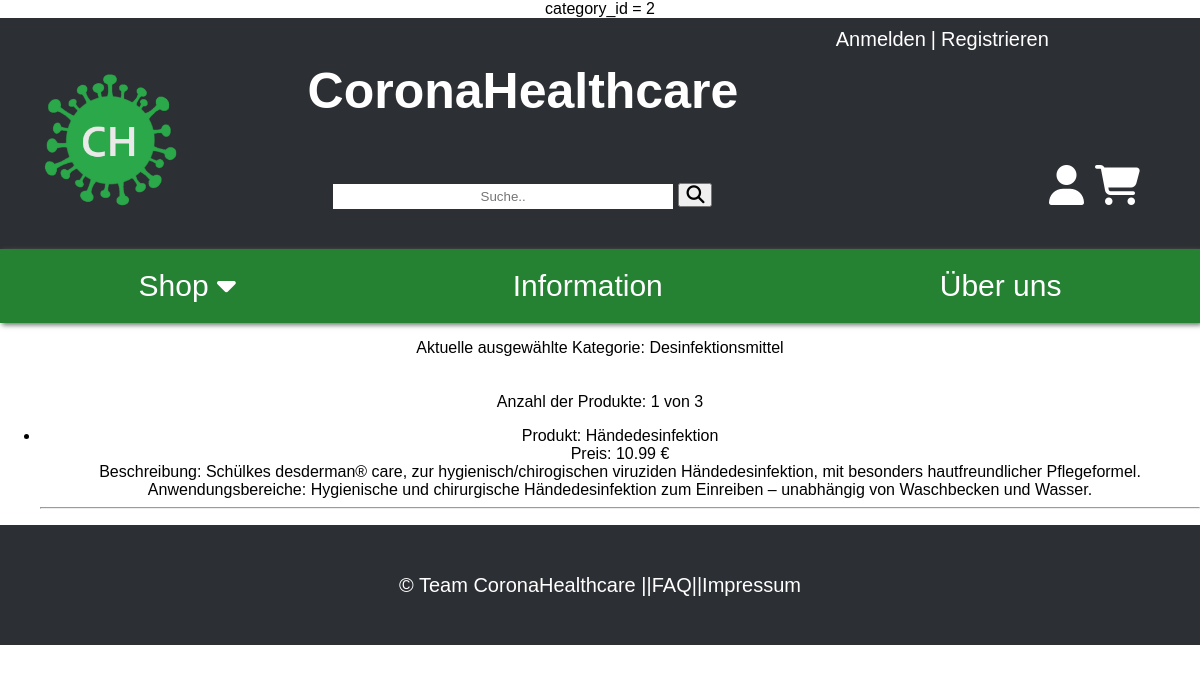
The page /index.php?c=shop&a=shop&categoryId=2 on the database its author committed.
### tables this page shows
CREATE TABLE IF NOT EXISTS `product` (
  `id` INT NOT NULL AUTO_INCREMENT,
  `name` VARCHAR(45) NULL,
  `price` DECIMAL(10,2) NULL,
  `description` VARCHAR(255) NULL DEFAULT 'Zu diesem Produkt gibt es noch keine Beschreibung.',
  `category_id` INT NOT NULL,
  PRIMARY KEY (`id`),
  INDEX `fk_product_category_idx` (`category_id` ASC),
  CONSTRAINT `fk_product_category1`
    FOREIGN KEY (`category_id`)
    REFERENCES `category` (`id`)
    ON DELETE NO ACTION
    ON UPDATE NO ACTION);

### core/controller.class.php (called while the page is built, shortened)
<?php
class Controller
{
	private $_action = null;
	private $_controllerName = null;
	protected $_params = [];
	public function __construct($action = null, $controllerName = null)
	{
		$this->_action         = $action;
		$this->_controllerName = $controllerName;
	}
	public function renderHTML()
	{
		$viewPath = $this->viewPath($this->_controllerName, $this->_action);
		extract($this->_params);
		$body = '';
		if(file_exists($viewPath))
		{
				include $viewPath;
			$body = ob_get_clean();
		}
		include __DIR__.'/../views/layout.php';
	}
	protected function viewPath($controllerName, $action)
	{
		return __DIR__.'/../views/'.$controllerName.'/'.$action.'.php';
	}
}

### controller/shop_controller.php (called while the page is built, shortened)
<?php
class ShopController extends \app\core\Controller
{
    public function actionShop($categoryId = null, $priceMax = null, $priceMin = null)
    {
        if(isset($_GET['categoryId']))
        {
            $categoryId = $_GET['categoryId'];
        }
        $products = \app\models\Product::find();
        $amountOfAllProducts = count($products);
        $filterString = '';
        if(isset($categoryId))
        {
            $currentCategory = \app\models\Category::findOne('id = ' . $categoryId);
            $filterString = 'category_id = ' .$categoryId;
            $products = \app\models\Product::find($filterString);
        }
        $amountOfFilteredProducts = count($products);
        print_r($filterString);
    }
}

### core/_baseModel.class.php (called while the page is built, shortened)
<?php
abstract class BaseModel
{
    public static function tablename()
    {
        $class = get_called_class();
        if(defined($class.'::TABLENAME'))
        {
            return $class::TABLENAME;
        }
        return null;
    }
    public static function find($where = '')
    {
        $db = $GLOBALS['db'];
        $result = null;
        try
        {
            $sql = 'SELECT * FROM ' . self::tablename();
            if(!empty($where))
            {
                $sql .= ' WHERE ' . $where . ';';
            }
            $result = $db->query($sql)->fetchAll();
        }
        catch (PDOException $e)
        {
            die('Select statement failed: ' . $e->getMessage());
        }
        return $result;
    }
    public static function findOne($whereStr = '')
    {
        $results = self::find($whereStr);
        if(count($results) > 0)
        {
            return $results[0];
        }
        return null;
    }
}

### views/shop/shop.php (the view)
<html>
<p>
<?php if (isset($currentCategory)):  ?>
    Aktuelle ausgewählte Kategorie: <?= $currentCategory ?><br><br><br>
<?php endif; ?>
Anzahl der Produkte: <?= $amountOfFilteredProducts ?> von <?= $amountOfAllProducts ?>
    <div>
        <ul>
            <?php foreach($products as $key=> $value): ?>
                <li>
                    Produkt: <?= $products[$key]['name']; ?> <br>
                    Preis: <?= $products[$key]['price']; ?> € <br>
                    Beschreibung: <?= $products[$key]['description']; ?> <br>
                </li>
                <hr>
            <?php endforeach; ?>
        </ul>
    </div>
</p>
</html>

### index.php (shortened to what this page needs)
<?php
require_once COREPATH.'controller.class.php';
require_once COREPATH.'_baseModel.class.php';
$controllerName = $_GET['c'] ?? 'pages';
$actionName = $_GET['a'] ?? 'start';
$controllerPath = CONTROLLERSPATH.$controllerName.'_controller.php';
if(file_exists($controllerPath))
{
	$controllerClassName = '\\app\\controller\\'.ucfirst($controllerName).'Controller';
	if(class_exists($controllerClassName))
	{
		$controllerInstance = new $controllerClassName($actionName, $controllerName);
		$actionMethodName = 'action'.ucfirst($actionName);
		if(method_exists($controllerInstance, $actionMethodName))
		{
			$controllerInstance->{$actionMethodName}();
		}
		else
		{
			header('Location: index.php?c=pages&a=error404');
		}
	}
	else
	{
		header('Location: index.php?c=pages&a=error404');
	}
}
else
{
	header('Location: index.php?c=pages&a=error404');
}
?>
<!DOCTYPE html>
<html>
<head>
    <link rel="stylesheet" href="assets/styles/style.css">
</head>
<body>
	<?
        $controllerInstance->renderHTML();
    ?>
</body>
</html>

### views/layout.php (shortened to what this page needs)
<html>
<head>
	<link rel="stylesheet" type="text/css" href="../assets/styles/style.css">
</head>
<header>
	<div class="logo"><a href="index.php?a=start"><img src="assets/Logo.png" alt="Logo"></a></div>
	<div class="center">
		<a href="index.php?a=start">
			<h1>CoronaHealthcare</h1>
		</a>
		<div class="search"><input type="text" name="search" placeholder="Suche..">
		<button type="submit"><i class="fa fa-search"></i></button></div>
	</div>
	<? if(isset($_SESSION['user'])) : ?>
		<div class="login">Willkommen <?=$_SESSION['user']['firstname'] ?>!</div>
		<div class="login space">|</div>
		<div class="login"><a href="index.php?c=login&a=logout">Abmelden</a></div>
	<? else: ?>
	<div class="login"><a href="index.php?c=login&a=login">Anmelden</a></div>
	<div class="login space">|</div>
	<div class="login"><a href="index.php?c=login&a=register">Registrieren</a></div>
	<? endif; ?>
	<div class="symbol">
	<? if(!isset($_SESSION['user'])) : ?>
		<a href="index.php?c=login&a=login"><i class="fa fa-user"></i></a>
	<? else: ?>
		<a href="index.php?c=pages&a=profile"><i class="fa fa-user"></i></a>
	<? endif; ?>
		<a href="index.php?c=shop&a=shoppingcart"><i class="fa fa-shopping-cart"> </i></a>
	</div>
</header>
<nav>
	<div class="shop" id="navigation">
		<div class="dropdown">
			<button class="dropbtn" ><a href="index.php?c=shop&a=shop">Shop</a>
				<i class="fa fa-caret-down"></i>
			</button>
		</div>
	</div>
	<button class="buttonInformation"><a href="index.php?a=information">Information</a></button>
	<button class="buttonUeberUns"><a href="index.php?c=pages&a=about">Über uns</a></button>
</nav>
<body>
	<div class="content-wrap">
		<main>
			<?php echo $body ?>
		</main>
	</div>
	<footer>
		&copy; Team CoronaHealthcare || <a href="index.php?a=help"> FAQ </a> || <a href="index.php?a=impressum"> Impressum</a>
	</footer>
</body>
</html>

### assets/styles/style.css (style rules this page uses)
* { box-sizing: border-box; text-decoration: none; text-align: center; font-family: Arial, sans-serif; }
body { margin: 0; }
header { display: flex; background: rgb(44, 47, 51); justify-content: space-around; padding: 10px; }
.center { flex-grow: 2; }
.login { font-size: 20px; }
h1 { font-size: 50px; }
a, footer, .login, .dropbtn { color: rgb(255, 255, 255); }
.space { margin-left: 5px; margin-right: 5px; }
img { height: 200px; width: 200px; }
.symbol { align-items: flex-end; flex-direction: column; padding-right: 50px; padding-bottom: 30px; justify-content: space-between; }
.symbol, .logo { align-self: flex-end; font-size: 40px; }
nav { display: flex; width: 100%; background-color: rgb(36, 130, 50); justify-content: space-around; overflow: hidden; box-shadow: 2px 2px 5px rgb(103, 117, 105); }
.dropbtn, .buttonInformation, .buttonUeberUns { padding: 20px; font-size: 30px; background-color: rgb(36, 130, 50); border: none; outline: none; transition-duration: 0.3s; cursor: pointer; }
footer { display: flex; background: rgb(44, 47, 51); height: 15vh; font-size: 20px; justify-content: center; align-items: center; }
.shop { overflow: hidden; }
.dropdown { float: left; overflow: hidden; }
input[type=text] { width: 60%; border: none; padding: 5px; }
.search { padding: 30px; font-size: 20px; }
button[type=submit] { font-size: 18px; }

### rows shown on the page
product: name "Händedesinfektion", price "10.99", description "Schülkes desderman® care, zur hygienisch/chirogischen viruziden Händedesinfektion, mit besonders hautfreundlicher Pflegeformel. Anwendungsbereiche: Hygienische und chirurgische Händedesinfektion zum Einreiben – unabhängig von Waschbecken und Wasser."

### other values the page prints
$currentCategory "Desinfektionsmittel"
$amountOfFilteredProducts "1"
$amountOfAllProducts "3"
